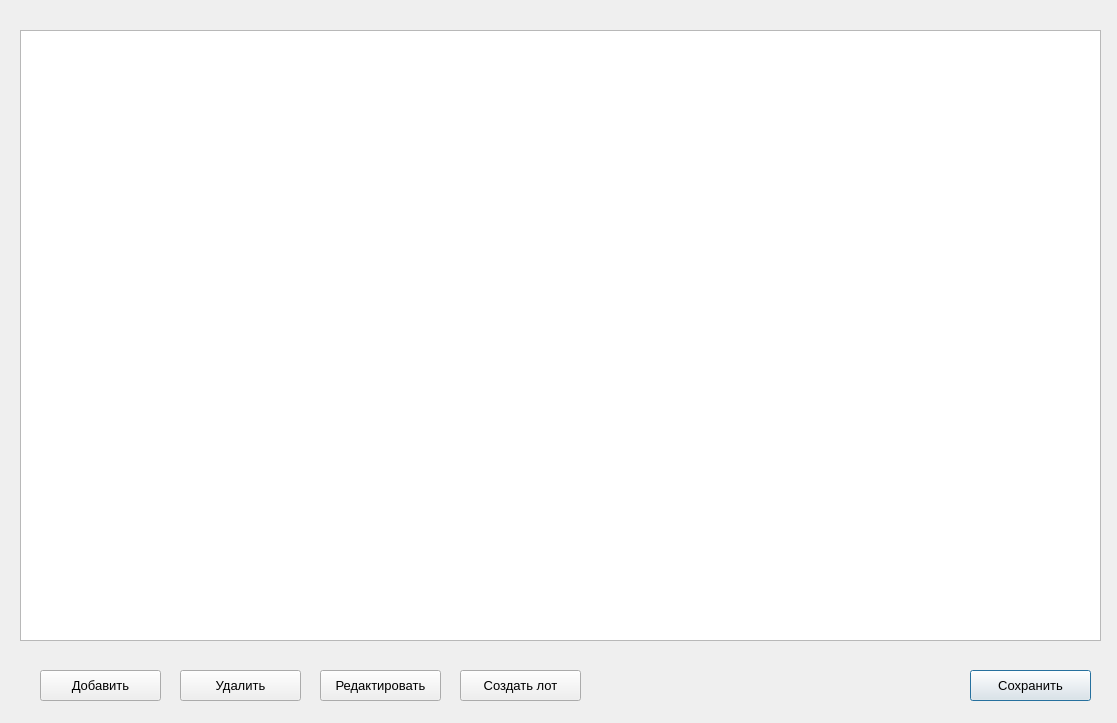
<?xml version="1.0" encoding="UTF-8"?>
<ui version="4.0">
 <class>Dialog</class>
 <widget class="QDialog" name="Dialog">
  <property name="geometry">
   <rect>
    <x>0</x>
    <y>0</y>
    <width>1117</width>
    <height>723</height>
   </rect>
  </property>
  <property name="windowTitle">
   <string>Dialog</string>
  </property>
  <widget class="QTableWidget" name="tableWidget">
   <property name="geometry">
    <rect>
     <x>20</x>
     <y>30</y>
     <width>1081</width>
     <height>611</height>
    </rect>
   </property>
  </widget>
  <widget class="QPushButton" name="pushButton">
   <property name="geometry">
    <rect>
     <x>970</x>
     <y>670</y>
     <width>121</width>
     <height>31</height>
    </rect>
   </property>
   <property name="font">
    <font>
     <pointsize>10</pointsize>
    </font>
   </property>
   <property name="text">
    <string>Сохранить</string>
   </property>
  </widget>
  <widget class="QPushButton" name="pushButton_2">
   <property name="geometry">
    <rect>
     <x>40</x>
     <y>670</y>
     <width>121</width>
     <height>31</height>
    </rect>
   </property>
   <property name="font">
    <font>
     <pointsize>10</pointsize>
    </font>
   </property>
   <property name="text">
    <string>Добавить</string>
   </property>
  </widget>
  <widget class="QPushButton" name="pushButton_3">
   <property name="geometry">
    <rect>
     <x>180</x>
     <y>670</y>
     <width>121</width>
     <height>31</height>
    </rect>
   </property>
   <property name="font">
    <font>
     <pointsize>10</pointsize>
    </font>
   </property>
   <property name="text">
    <string>Удалить</string>
   </property>
  </widget>
  <widget class="QPushButton" name="pushButton_4">
   <property name="geometry">
    <rect>
     <x>320</x>
     <y>670</y>
     <width>121</width>
     <height>31</height>
    </rect>
   </property>
   <property name="font">
    <font>
     <pointsize>10</pointsize>
    </font>
   </property>
   <property name="text">
    <string>Редактировать</string>
   </property>
  </widget>
  <widget class="QPushButton" name="pushButton_5">
   <property name="geometry">
    <rect>
     <x>460</x>
     <y>670</y>
     <width>121</width>
     <height>31</height>
    </rect>
   </property>
   <property name="font">
    <font>
     <pointsize>10</pointsize>
    </font>
   </property>
   <property name="text">
    <string>Создать лот</string>
   </property>
  </widget>
 </widget>
 <resources/>
 <connections/>
</ui>
